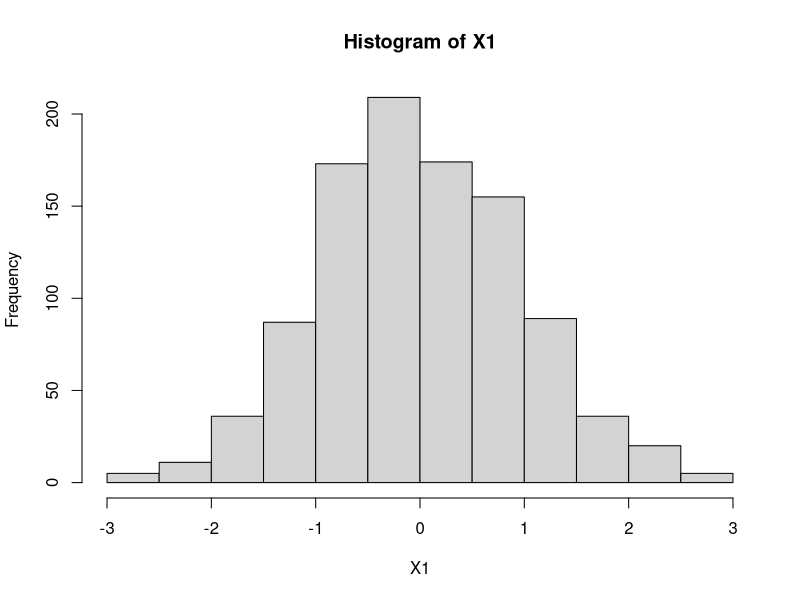
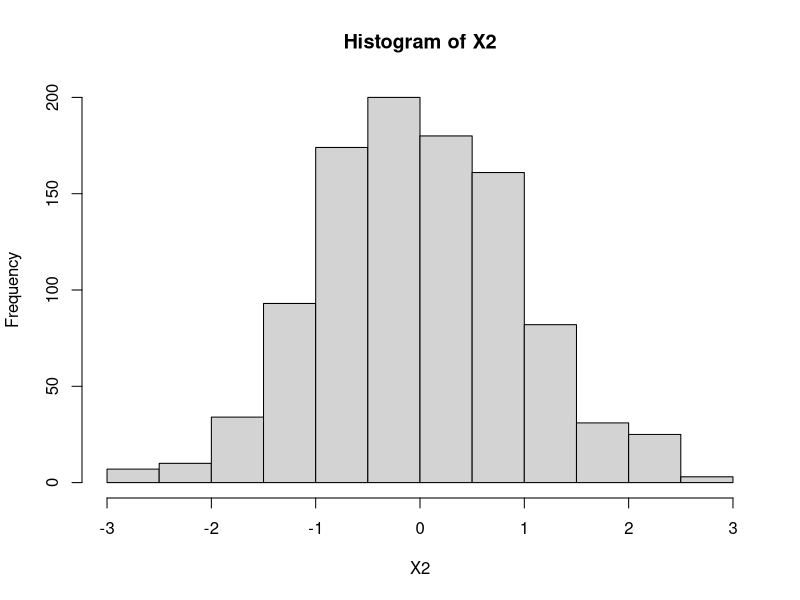
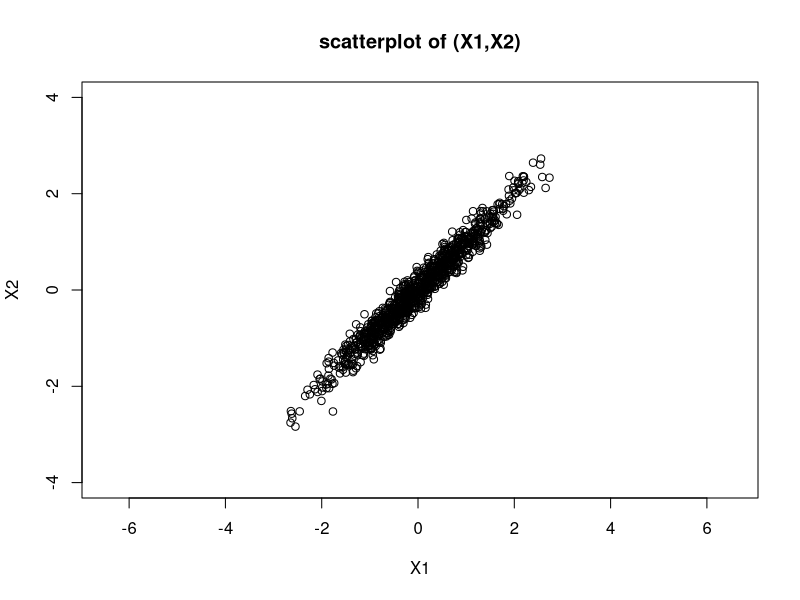

Write the R code that produced these figures, in order.
## ---- chunk 1
Z1 = rnorm(1000)
Z2 = rnorm(1000)

X1 = Z1+0.1*Z2
X2 = Z1-0.1*Z2

hist(X1)
hist(X2)
plot(X1,X2, main="scatterplot of (X1,X2)", ylim=c(-4,4), asp=1) #asp=1 sets the scales of X1 and X2 the same
cor(X1,X2)
## ---- chunk 2
mu = c(0,0)
A = rbind(c(1,0.1),c(1,-0.1))
A
z = rnorm(2)
x = mu + A %*% z
x
## ---- chunk 3
Sigma = A %*% t(A)
Sigma
